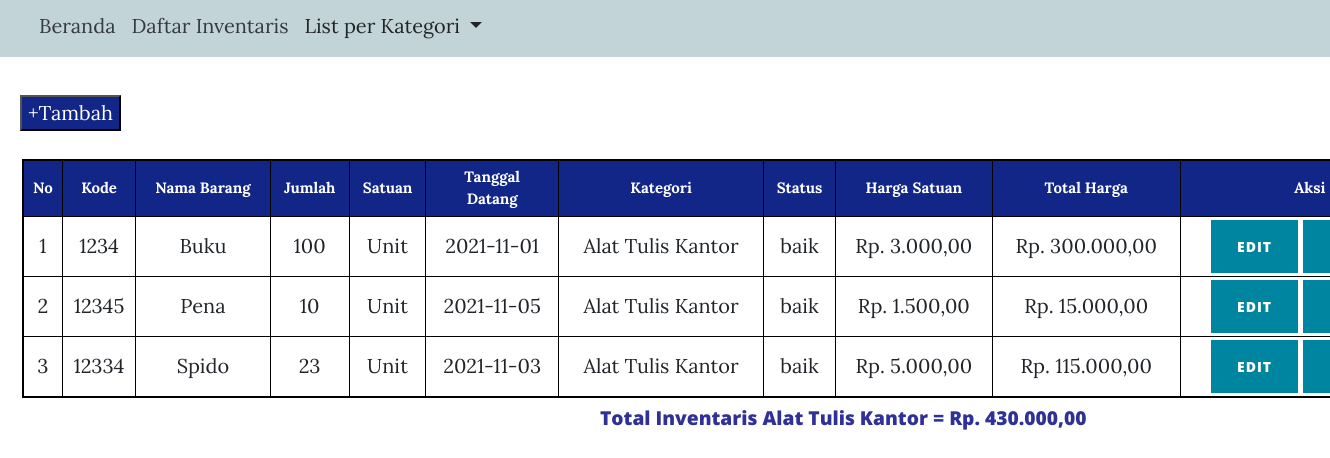
Page /alattulis.php (signed in) on the committed database.
### tables this page shows
CREATE TABLE `inventaris` (
  `kode_barang` varchar(30) NOT NULL,
  `nama_barang` varchar(30) NOT NULL,
  `jumlah` int(11) NOT NULL,
  `satuan` varchar(15) NOT NULL,
  `tgl_datang` date NOT NULL,
  `kategori` varchar(20) NOT NULL,
  `status_barang` varchar(20) NOT NULL,
  `harga` int(20) NOT NULL
);

### alattulis.php (the view, shortened to what this page needs)
<?php
  include 'koneksi.php';
?>
<!DOCTYPE html>
<html>
  <head>
  <link href="vendor/bootstrap/css/bootstrap.min.css" rel="stylesheet">
  <link href="vendor/fontawesome-free/css/all.min.css" rel="stylesheet" type="text/css">
  <link href="css/clean-blog.min.css" rel="stylesheet">
  </head>
  <body>
<nav style="background-color: #C2D4D8; padding-top: 3px;" class="navbar navbar-expand-sm list-position">
    <div class="container-fluid">
        <ul class="navbar-nav me-auto mb-1 mb-lg-0">
            <li class="nav-item me-3">
                <a class="nav-link active text-dark" href="menu.php">Beranda</a>
            </li>
            <li class="nav-item me-3">
                <a class="nav-link active text-dark" href="data.php">Daftar Inventaris</a>
            </li>
            <li class="nav-item dropdown me-3">
                <a class="nav-link dropdown-toggle" href="#" id="navbarDropdown" role="button" data-toggle="dropdown" aria-haspopup="true" aria-expanded="false">
                    List per Kategori
                </a>
            </li>
        </ul>
    </div>
</nav><br>
  <div>
    <ul class="navbar-nav text-uppercase ml-auto">
        <li class="nav-item"><a class="nav-link js-scroll-trigger" href="tambahinves.php">
        <button style="background-color:#122687; margin-left:20px; margin-bottom:20px;" type="button" class="bg-logout text-white" align="right" >
        +Tambah</button></a></li>
    </ul>
  </div>
  <table border="1" class="text-center" align="center" cellpadding="3" cellspacing="5">
   <tr>
   <tr>
        <th>No</th>
        <th>Kode</th>
        <th>Nama Barang</th>
        <th>Jumlah</th>
        <th>Satuan</th>
        <th>Tanggal<br>Datang</th>
        <th>Kategori</th>
        <th>Status</th>
        <th>Harga Satuan</th>
        <th>Total Harga</th>
        <th>Aksi</th>
   </tr>
   <?php
         $count = 1;
        $total_harga = 0;
        function convert($value)
            {
                $hasil = "Rp. " . number_format($value, 2, ',', '.');
                return $hasil;
            }
            $query = mysqli_query($conn, "SELECT * from inventaris WHERE kategori='Alat Tulis Kantor'");
            while($data=mysqli_fetch_array($query))
       { ?>
<tr>
              <td><?php echo $count; ?></td>
              <td><?php echo $data['kode_barang']; ?></td>
              <td><?php echo $data['nama_barang']; ?></td>
              <td><?php echo $data['jumlah']; ?></td>
              <td><?php echo $data['satuan']; ?></td>
              <td><?php echo $data['tgl_datang']; ?></td>
              <td><?php echo $data['kategori']; ?></td>
              <td><?php echo $data['status_barang']; ?></td>
              <td><?php echo convert($data['harga']); ?></td>
              <td><?php echo convert($data['harga'] * $data['jumlah']); ?></td>
              <td>
                  <a href=edit.php?kode_barang=<?php echo $data['kode_barang'];?>><button class="btn btn-primary">Edit</button></a>
                  <a href=hapus.php?kode_barang=<?php echo $data['kode_barang'];?>><button class="btn btn-primary">Hapus</button></a>
              </td>
            <?php
                $count = $count + 1;
                $total_harga = $total_harga + ($data['harga'] * $data['jumlah']);
                }
            ?>
            </tr>
    </table>
    <h1 style="clear:both;margin-left:600px;margin-top:8px;font-size:1.2rem;"><?php echo "Total Inventaris Alat Tulis Kantor = " . convert($total_harga); ?></h1>
  </body>
</html>

### alattulis.php (style rules this page uses)
body { font-family: 'Outfit', sans-serif; font-size: 0.8rem; width:110%; }
table { width: 97%; border: 2px solid black; text-align: center; padding:5px; }
th { text-align: center; background: #122687; color: white; padding:5px; font-size: 15px; }
td { text-align: center; }
.bg-logout { background:#122687;color:white; }

### rows in the picture
inventaris: kode_barang "1234", nama_barang "Buku", jumlah "100", satuan "Unit", tgl_datang "2021-11-01", kategori "Alat Tulis Kantor", status_barang "baik", harga "Rp. 3.000,00", convert($data['harga'] * $data['jumlah']) "Rp. 300.000,00"
inventaris: kode_barang "12345", nama_barang "Pena", jumlah "10", satuan "Unit", tgl_datang "2021-11-05", kategori "Alat Tulis Kantor", status_barang "baik", harga "Rp. 1.500,00", convert($data['harga'] * $data['jumlah']) "Rp. 15.000,00"
inventaris: kode_barang "12334", nama_barang "Spido", jumlah "23", satuan "Unit", tgl_datang "2021-11-03", kategori "Alat Tulis Kantor", status_barang "baik", harga "Rp. 5.000,00", convert($data['harga'] * $data['jumlah']) "Rp. 115.000,00"

### other values in the picture
convert($total_harga) "Rp. 430.000,00"
